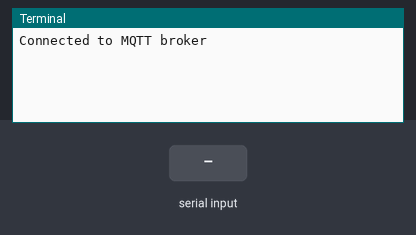
Bench run of a program on a simulated BeagleBone Black. Shown: the last lines printed to the terminal. The inputs (shaded band) are chosen by the test bench. No MQTT or app messages arrive unless stated.

Above: at 1.3 s.
1.4 s: "1\n" received over the second serial link
At 2.2 s:
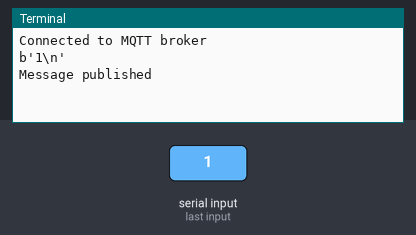
2.9 s: "0\n" received over the second serial link
At 3.3 s:
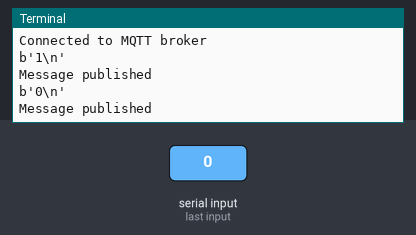
4.4 s: "2\n" received over the second serial link
At 5.7 s:
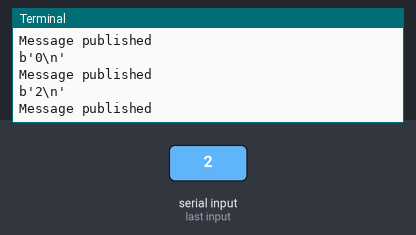

Measured:
- after the input at 1.4 s, the terminal: prints a new line at once (image 1)
- after the input at 2.9 s, the terminal: prints a new line at once (image 2)
- after the input at 4.4 s, the terminal: prints a new line at once (image 3)

The program:

client.py
```python
import serial
import paho.mqtt.client as mqtt

import Adafruit_BBIO.UART as UART

# UART configuration
uart_device = '/dev/ttyO1'  # Replace with your UART device
uart_baudrate = 9600  # Replace with the appropriate baudrate

# MQTT configuration
mqtt_broker = 'localhost'  # Replace with your MQTT broker IP or hostname
mqtt_port = 1883
mqtt_topic = 'SIT730/agrisense'

# Connect to the MQTT broker
client = mqtt.Client("beagleboneClient")

client.username_pw_set("username_on_broker", "password_on_broker")

def on_connect(client, userdata, flags, rc):
    print('Connected to MQTT broker')
    # Subscribe to necessary topics if required
    # client.subscribe('SIT730/agrisense')

def on_publish(client, userdata, mid):
    print('Message published')

client.on_connect = on_connect
client.on_publish = on_publish

client.connect(mqtt_broker)
client.loop_start()


# Open the UART device
#uart = serial.Serial(uart_device, uart_baudrate)

UART.setup("UART1")

uart = serial.Serial(port='/dev/ttyO1',baudrate=9600)
uart.close()

uart.open()


try:
    while True:
        if uart.in_waiting>0:
            uart_data = uart.readline()
            print(uart_data)


            # Publish the data to MQTT
            client.publish(mqtt_topic, uart_data)

except:
    print("Error")

finally:
    # Cleanup
    client.loop_stop()
    client.disconnect()
    uart.close()
```
